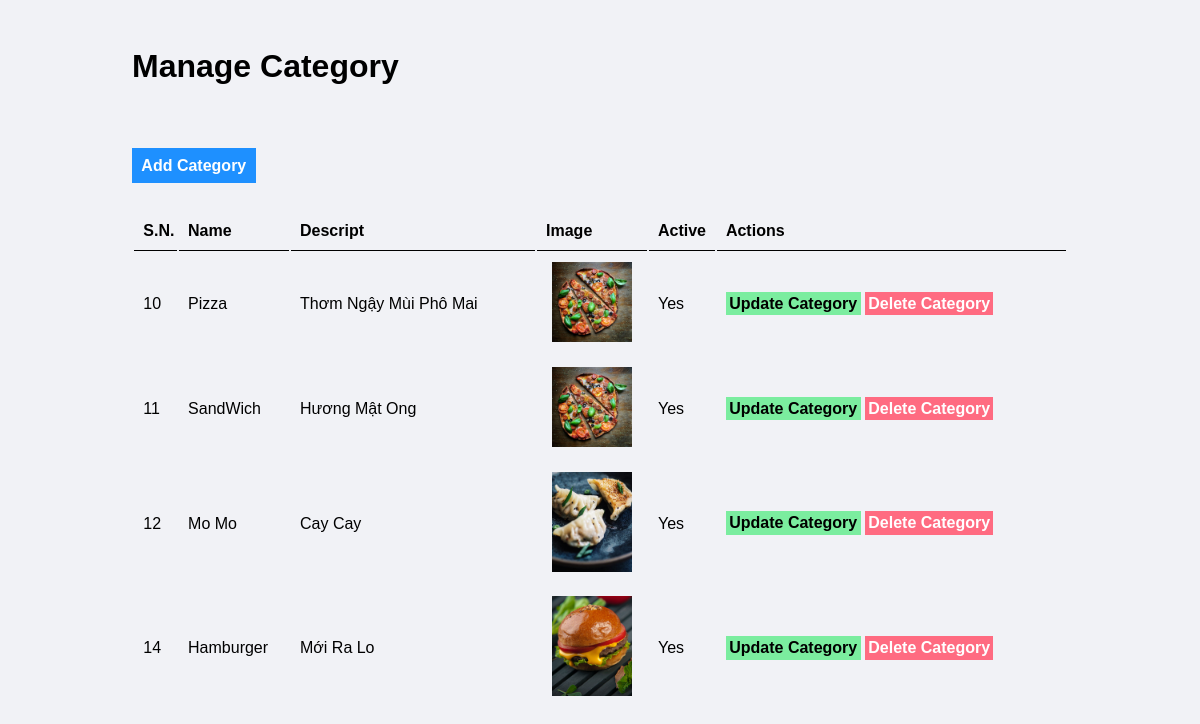
Page /ControllersAdmin/ctlCategory.php on the committed database.
### tables this page shows
CREATE TABLE `categori` (
  `id` int(11) NOT NULL,
  `name` varchar(100) NOT NULL,
  `descript` varchar(1000) NOT NULL,
  `image_name` varchar(50) NOT NULL,
  `active` varchar(5) NOT NULL
);

### Models/clsDatabase.php (called while the page is built, shortened)
<?php
class clsDatabase
{
    public $conn = null;
    function __construct()
    {
        try {
            $this->conn = new pdo("mysql:host=localhost;dbname=website-project", "root", '');
            $this->conn->exec('set names utf8');
        } catch (\Throwable $th) {
            echo '<h3>' . $th->getMessage() . '</h3>';
            die('loi database');
        }
    }
    function ThucThiSQL($sql, $data = null)
    {
        $this->pdo_stm = $this->conn->prepare($sql);
        $result = false;
        if ($data !== null) {
            $result =   $this->pdo_stm->execute($data);
        } else
            $result = $this->pdo_stm->execute();
        return $result;
    }
}

### Models/clsCategory.php (called while the page is built, shortened)
<?php
require_once("clsDatabase.php");
class clsCategory
{
    public $db;
    function __construct()
    {
        $this->db = new clsDatabase();
    }
    function ShowDSCategory()
    {
        $sql = "SELECT * FROM categori";
        $ketqua = $this->db->ThucthiSQL($sql);
        if ($ketqua == TRUE)
            $this->data = $this->db->pdo_stm->fetchAll();
        return $ketqua;
    }
}

### Views/vAdmin/vCategory.php (the view, shortened to what this page needs)
<!DOCTYPE html>
<html lang="en">
<head>
    <link rel="stylesheet" href="../css/admin.css">
</head>
<body>
    <div class="main-content">
        <div class="wrapper">
            <h1>Manage Category</h1>
            <br />
            <br><br><br>
            <a href="?module=<?=$module?>&act=them" class="btn-primary">Add Category</a>
            <br /><br /><br />
            <table class="tbl-full" >
                    <tr>
                        <th>S.N.</th>
                        <th>Name</th>
                        <th>Descript</th>
                        <th>Image</th>
                        <th>Active</th>
                        <th>Actions</th>
                    </tr>
                    <?php
                    $rows = $category->data;
                    foreach($rows as $row)
				    {
					    $image_name = $row["image_name"];
                    ?>
                    <tr>
                        <td> <?=$row["id"]?> </td>
                        <td> <?=$row["name"]?> </td>
                        <td> <?=$row["descript"]?> </td>
                        <td align="center"> <img width="80" src="Uploads/image/<?=$image_name?>"> </td>
                        <td> <?=$row["active"]?> </td>
                        <td>
                            <a href="?module=<?=$module?>&act=sua&id=<?=$row["id"]?>" class="btn-secondary">Update Category</a>
                            <a href="?module=<?=$module?>&act=xoa&id=<?=$row["id"]?>" class="btn-danger">Delete Category</a>
                        </td>
                    </tr>
                        <?php
                            }
                        ?>
            </table>
        </div>
    </div>
</body>
</html>

### ControllersAdmin/ctlCategory.php (shortened to what this page needs)
<?php
require_once("Models/clsCategory.php");
$act = "";
$id = "";
$category = new clsCategory();
if($act == "them"){
	require("Views/vAdmin/vThemCategory.php");
}
else if($act == "sua"){
	$ketqua = $category->TimTheoIDCategory($id);
	require("Views/vAdmin/vSuaCategory.php");
}
else if($act == "xoa"){
	require("ControllersAdmin/categori/XulyXoaCategory.php");
}
else if($act == "xulythem"){
	require("ControllersAdmin/categori/xulythemCategory.php");
}
else if($act == "xulysua"){
	require("ControllersAdmin/categori/xulySuaCategory.php");}
else{
	$ketqua = $category->ShowDSCategory(1);
	require("Views/vAdmin/vCategory.php");
}
?>

### css/admin.css (style rules this page uses)
* { margin: 0; padding: 0; box-sizing: border-box; font-family: Arial, Helvetica, sans-serif; }
.wrapper { padding: 1%; width: 80%; margin: 0 auto; padding-bottom: 50px; }
.tbl-full { width: 100%; }
table tr th { border-bottom:1px solid black ; padding: 1%; text-align: left; }
table tr td { padding: 1%; }
.btn-primary { background-color: #1e90ff; padding: 1%; color: white; text-decoration: none; font-weight: bold; }
.btn-secondary { background-color: #7bed9f; padding: 1%; color: black; text-decoration: none; font-weight: bold; }
.btn-danger { background-color: #ff6b81; padding: 1%; color: white; text-decoration: none; font-weight: bold; }
.main-content { background-color: #f1f2f6; padding: 3% 0; }

### rows in the picture
categori: id "10", name "Pizza", descript "Thơm Ngậy Mùi Phô Mai", image_name (picture), active "Yes"
categori: id "11", name "SandWich", descript "Hương Mật Ong", image_name (picture), active "Yes"
categori: id "12", name "Mo Mo", descript "Cay Cay", image_name (picture), active "Yes"
categori: id "14", name "Hamburger", descript "Mới Ra Lo", image_name (picture), active "Yes"
